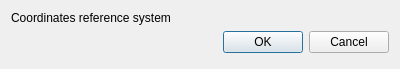
<?xml version="1.0" encoding="UTF-8"?>
<ui version="4.0">
 <class>Dialog</class>
 <widget class="QDialog" name="Dialog">
  <property name="geometry">
   <rect>
    <x>0</x>
    <y>0</y>
    <width>400</width>
    <height>69</height>
   </rect>
  </property>
  <property name="windowTitle">
   <string>Dataset loading parameters</string>
  </property>
  <layout class="QFormLayout" name="formLayout">
   <item row="0" column="0">
    <widget class="QLabel" name="crs_label">
     <property name="text">
      <string>Coordinates reference system</string>
     </property>
    </widget>
   </item>
   <item row="0" column="1">
    <widget class="QgsProjectionSelectionWidget" name="crs_widget"/>
   </item>
   <item row="1" column="0" colspan="2">
    <widget class="QDialogButtonBox" name="button_box">
     <property name="orientation">
      <enum>Qt::Horizontal</enum>
     </property>
     <property name="standardButtons">
      <set>QDialogButtonBox::Cancel|QDialogButtonBox::Ok</set>
     </property>
    </widget>
   </item>
  </layout>
 </widget>
 <customwidgets>
  <customwidget>
   <class>QgsProjectionSelectionWidget</class>
   <extends>QWidget</extends>
   <header>qgsprojectionselectionwidget.h</header>
  </customwidget>
 </customwidgets>
 <resources/>
 <connections>
  <connection>
   <sender>button_box</sender>
   <signal>accepted()</signal>
   <receiver>Dialog</receiver>
   <slot>accept()</slot>
   <hints>
    <hint type="sourcelabel">
     <x>248</x>
     <y>254</y>
    </hint>
    <hint type="destinationlabel">
     <x>157</x>
     <y>274</y>
    </hint>
   </hints>
  </connection>
  <connection>
   <sender>button_box</sender>
   <signal>rejected()</signal>
   <receiver>Dialog</receiver>
   <slot>reject()</slot>
   <hints>
    <hint type="sourcelabel">
     <x>316</x>
     <y>260</y>
    </hint>
    <hint type="destinationlabel">
     <x>286</x>
     <y>274</y>
    </hint>
   </hints>
  </connection>
 </connections>
</ui>
